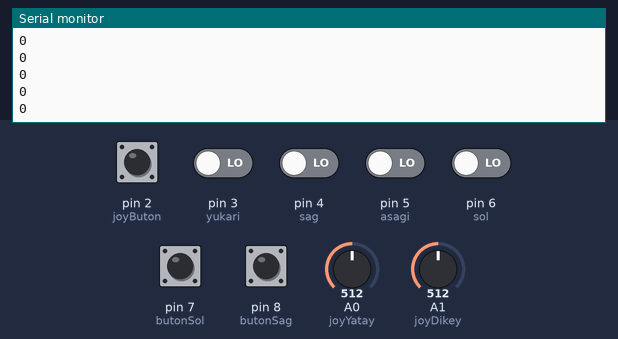
A sketch run on a simulated Arduino Uno, built with avr-gcc and run on an emulated ATmega328P. Parts: the last lines printed to the serial monitor. The inputs (shaded band) are chosen by the test bench; at power-on: pin 2 (joyButon), pin 3 (yukari), pin 4 (sag), pin 5 (asagi), pin 6 (sol), pin 7 (butonSol), pin 8 (butonSag) LOW, A0 (joyYatay) = 512, A1 (joyDikey) = 512. No radio packets arrive unless stated.

Above: at 2.2 s.
2.3 s: A0 (joyYatay) set to 108
At 2.39 s:
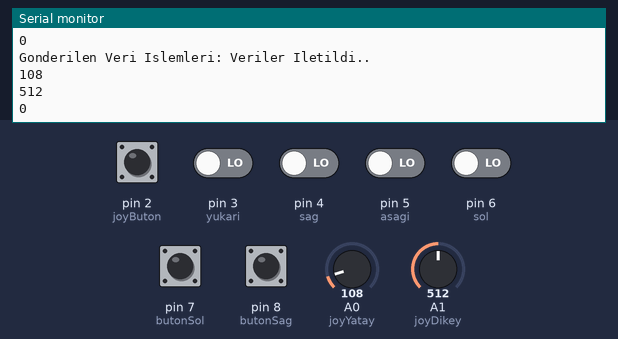
5.3 s: A0 (joyYatay) set to 91
At 7.35 s:
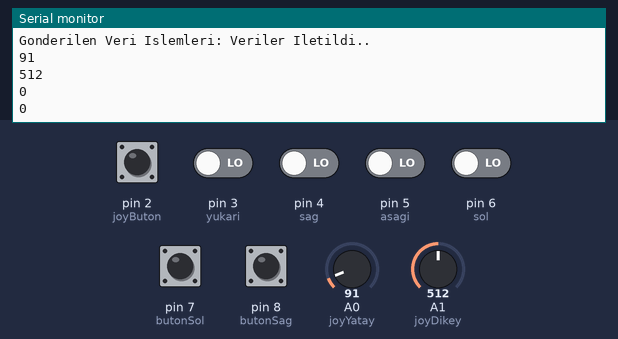
15.8 s: A1 (joyDikey) set to 988
At 16.39 s:
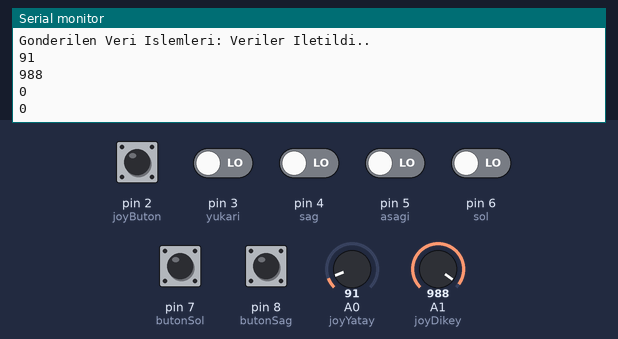
18.8 s: A1 (joyDikey) set to 1017
At 19.68 s:
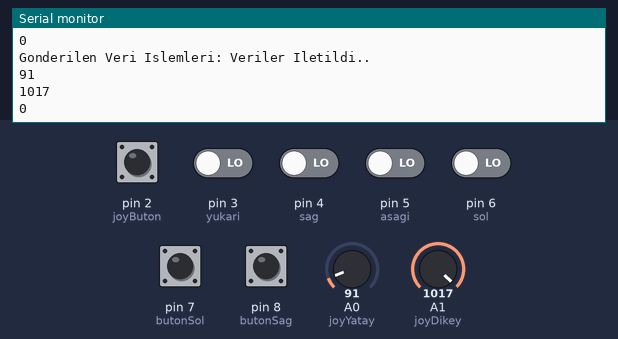
Timing chart, 0 to 21.8 s (numbered marks = the images above; inputs shaded):
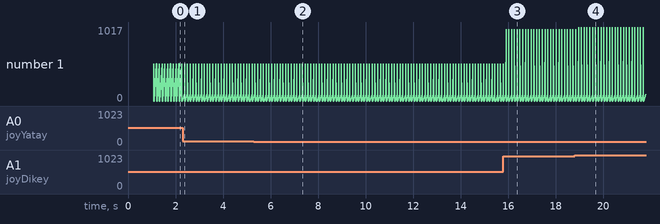

Measured:
- after the input at 2.3 s, the serial monitor: prints a new line after 0.08 s (image 1)
- after the input at 5.3 s, the serial monitor: prints a new line after 0.16 s (image 2)
- after the input at 15.8 s, the serial monitor: prints a new line after 0.11 s (image 3)
- after the input at 18.8 s, the serial monitor: prints a new line after 0.16 s (image 4)

The sketch:

RF24_Motor_Verici.ino
```cpp
/*

  Eren Keskin
  Joystick Kontrollü Araç - Verici Kodları (Transmitter)
  Ayrıntılar: http://herenkeskin.com/arduino-nrf24l01-ile-joystick-kontrollu-araba
  17.04.2017

*/

// Gerekli olan kütüphaneler
#include <SPI.h>
#include "nRF24L01.h"
#include "RF24.h"

// RF Tanımlamaları
#define CE_PIN    9
#define CSN_PIN   10

RF24 verici(CE_PIN, CSN_PIN);

const byte koleAdrei[6] = {'R', 'x', 'E', 'r', 'e', 'n'};

// Joystick Tanımlamaları
const int joyYatay = 0;   // Analog 0
const int joyDikey = 1;   // Analog 1
const int joyButon = 2;

const int yukari = 3;
const int asagi = 5;
const int sag = 4;
const int sol = 6;
const int butonSol = 7;
const int butonSag = 8;

bool tamam;

// Kullanılacak Fonksiyonlar
void joystick();
void RFbaslat();

void setup() {

  Serial.begin(9600);
  joystick();
  RFbaslat();

  delay(1000);

}

void loop() {

  int joyYatayDeger = analogRead(joyYatay);
  int joyDikeyDeger = analogRead(joyDikey);
  int joyButonDeger = digitalRead(joyButon);

  int yukariDeger = digitalRead(yukari);
  int asagiDeger = digitalRead(asagi);
  int sagDeger = digitalRead(sag);
  int solDeger = digitalRead(sol);
  int butonSolDeger = digitalRead(butonSol);
  int butonSagDeger = digitalRead(butonSag);

  int veriler[10] = {joyYatayDeger, joyDikeyDeger, joyButonDeger, yukariDeger, asagiDeger, sagDeger, solDeger, butonSolDeger, butonSagDeger};

  tamam = verici.write( &veriler, sizeof(veriler) );

  Serial.print("Gonderilen Veri Islemleri: ");
  if (tamam) {
    Serial.println("Veriler Iletildi..");
    for (int i = 0; i < 10; i++) {
      Serial.println(veriler[i]);
    }
  }
  else {
    Serial.println(" Tx Hatasi");
  }
  delay(100);

}

// Joystick Modülümüz için tanımlamalarımızı yapıyoruz.
void joystick() {

  pinMode(joyYatay, INPUT);
  pinMode(joyDikey, INPUT);
  pinMode(joyButon, INPUT);
  pinMode(yukari, INPUT);
  pinMode(asagi, INPUT);
  pinMode(sag, INPUT);
  pinMode(sol, INPUT);
  pinMode(butonSol, INPUT);
  pinMode(butonSag, INPUT);

  Serial.println("##---------------##");
  Serial.println("Butonlar aktif.");
  Serial.println("##---------------##");

}

// RF Modülümüzü başlatıyoruz
void RFbaslat(){

  Serial.println("Haberlesme Baslatildi..");
  verici.begin();
  verici.setDataRate( RF24_250KBPS );
  verici.setRetries(3, 10);
  verici.openWritingPipe(koleAdrei);
  verici.stopListening();

}
```
